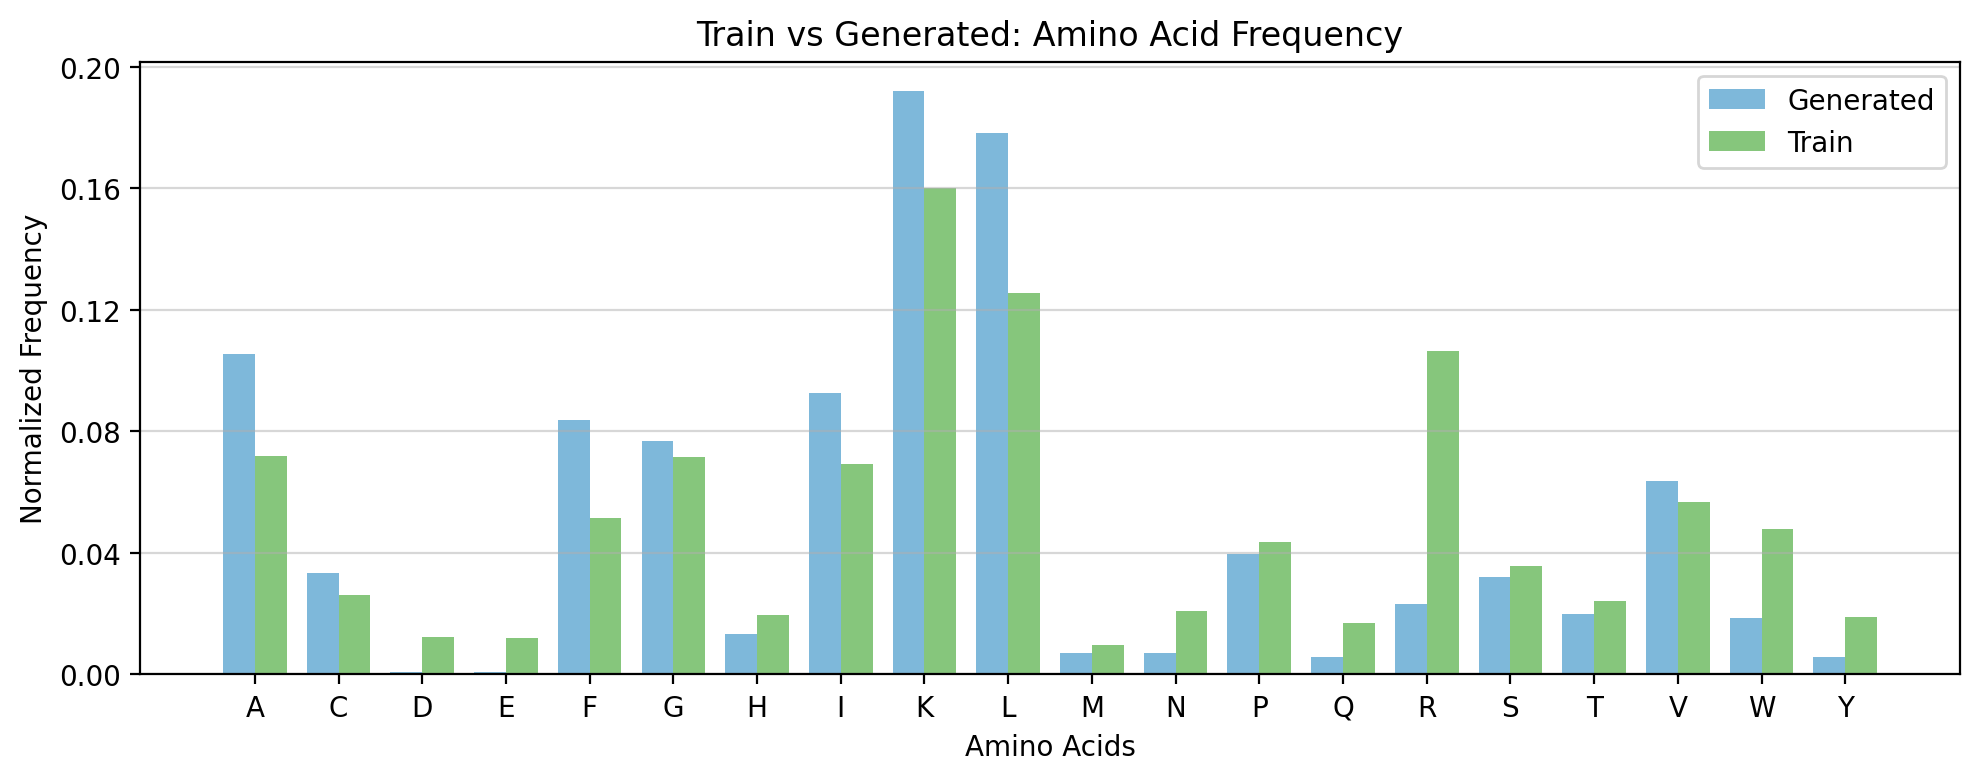

Recreate this plot in Python.
# Standard 20 amino acids (one-letter)
AA_ORDER = list("ACDEFGHIKLMNPQRSTVWY")

import os
from Bio import SeqIO
import numpy as np
import matplotlib.pyplot as plt

def read_fasta(path):
    records_raw = list(SeqIO.parse(path, "fasta"))
    return [str(x.seq) for x in records_raw]


def normalized_aa_freq(seqs):
    """Count each AA across all sequences and normalize so frequencies sum to 1."""
    from collections import Counter
    counter = Counter()
    for s in seqs:
        counter.update(c.upper() for c in s if c.isalpha())
    total = sum(counter.values()) or 1
    return {aa: counter.get(aa, 0) / total for aa in AA_ORDER}


if __name__ == "__main__":
    ref_seqs = read_fasta("data/data.fasta")
    qry_seqs = read_fasta("sampled_amps_1000.fasta")
    train_freq = normalized_aa_freq(ref_seqs)
    gen_freq = normalized_aa_freq(qry_seqs)
    x = np.arange(len(AA_ORDER))
    w = 0.38
    fig, ax = plt.subplots(figsize=(10, 4))
    ax.bar(x - w/2, [gen_freq[a] for a in AA_ORDER], width=w, label="Generated", color="#7eb8da", edgecolor="none")
    ax.bar(x + w/2, [train_freq[a] for a in AA_ORDER], width=w, label="Train", color="#86c67c", edgecolor="none")
    ax.set_xticks(x)
    ax.set_xticklabels(AA_ORDER)
    ax.set_xlabel("Amino Acids")
    ax.set_ylabel("Normalized Frequency")
    ax.set_title(f"Train vs Generated: Amino Acid Frequency")
    ax.legend(loc="upper right")
    ax.set_ylim(0, None)
    ax.yaxis.set_major_locator(plt.MaxNLocator(6))
    ax.grid(axis="y", alpha=0.5)
    plt.tight_layout()
    aa_freq_path = os.path.join("aa_freq.png")
    fig.savefig(aa_freq_path, dpi=200, bbox_inches="tight")
    plt.close()
    print(f"Saved {aa_freq_path}")
